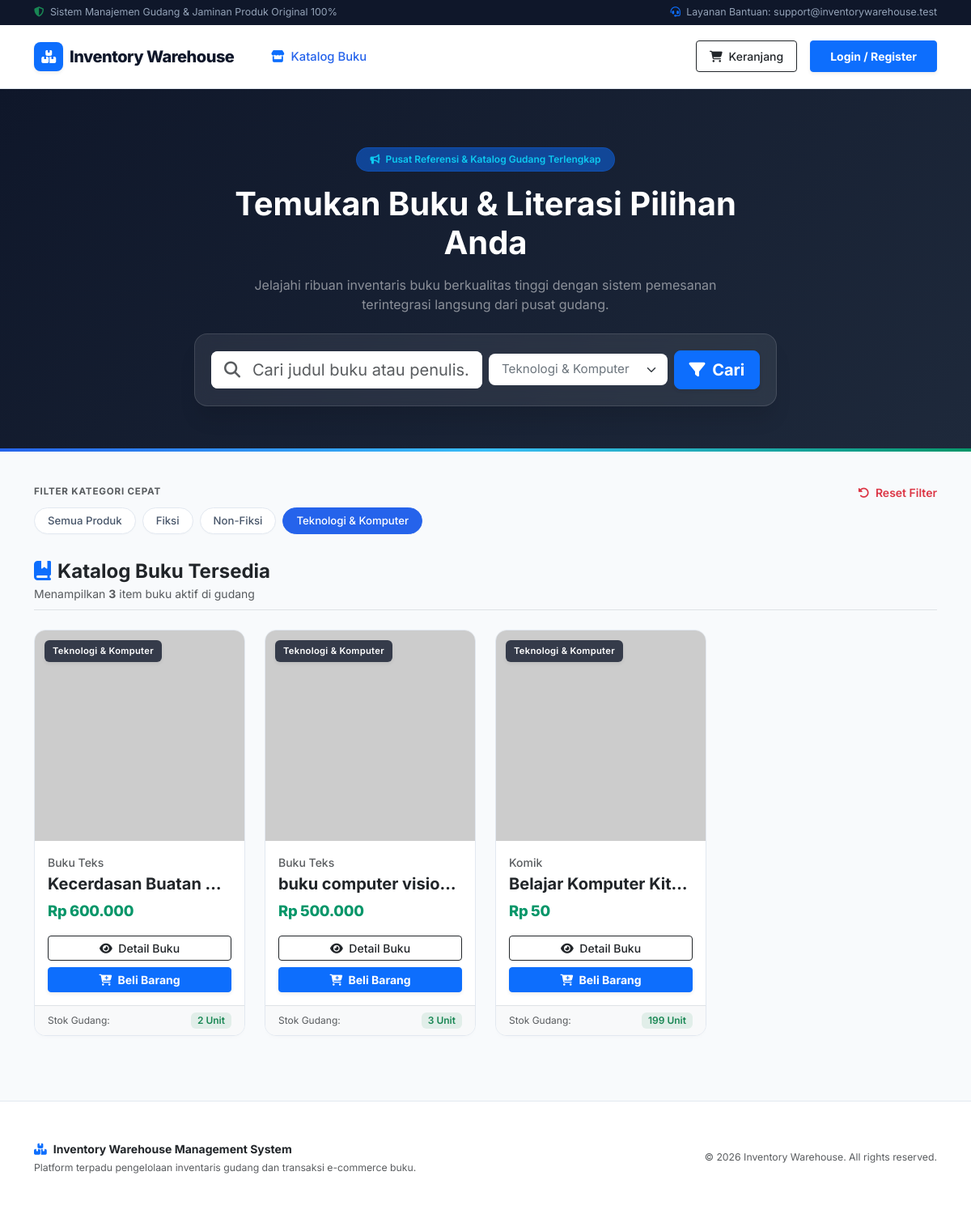
The page /index.php?kategori=3 on the database its author committed.
### tables this page shows
CREATE TABLE `kategori` (
  `id_kategori` int(11) NOT NULL,
  `nama_kategori` varchar(100) NOT NULL
);

CREATE TABLE `buku` (
  `id_buku` int(11) NOT NULL,
  `isbn` varchar(50) DEFAULT NULL,
  `id_kategori` int(11) NOT NULL,
  `id_jenis` int(11) NOT NULL,
  `id_supplier` int(11) NOT NULL,
  `judul_buku` varchar(200) NOT NULL,
  `harga_beli` decimal(12,2) NOT NULL,
  `harga_jual` decimal(12,2) NOT NULL,
  `stok` int(11) NOT NULL DEFAULT 0,
  `gambar` varchar(255) NOT NULL,
  `deskripsi` text DEFAULT NULL
);

CREATE TABLE `jenis_buku` (
  `id_jenis` int(11) NOT NULL,
  `nama_jenis` varchar(100) NOT NULL
);

### index.php (the view, shortened to what this page needs)
<?php
$search         = isset($_GET['search']) ? mysqli_real_escape_string($conn, $_GET['search']) : '';
$kategori_filter = isset($_GET['kategori']) ? $_GET['kategori'] : '';
$query_sql = "SELECT buku.*, kategori.nama_kategori, jenis_buku.nama_jenis
              FROM buku
              JOIN kategori ON buku.id_kategori = kategori.id_kategori
              JOIN jenis_buku ON buku.id_jenis = jenis_buku.id_jenis WHERE 1=1";
if (!empty($kategori_filter)) {
    $query_sql .= " AND buku.id_kategori = '$kategori_filter'";
}
$query_sql .= " ORDER BY buku.id_buku DESC";
$result_buku   = mysqli_query($conn, $query_sql);
$kategori_res  = mysqli_query($conn, "SELECT * FROM kategori");
$total_produk  = mysqli_num_rows($result_buku);
?>
<!DOCTYPE html>
<html lang="id">
<head>
    <link href="https://cdn.jsdelivr.net/npm/bootstrap@5.3.0/dist/css/bootstrap.min.css" rel="stylesheet">
    <link rel="stylesheet" href="https://cdnjs.cloudflare.com/ajax/libs/font-awesome/6.4.0/css/all.min.css">
</head>
<body>
<div class="top-announcement-bar d-none d-md-block">
    <div class="container d-flex justify-content-between align-items-center">
        <div>
            <i class="fa-solid fa-shield-halved text-success me-1"></i> Sistem Manajemen Gudang & Jaminan Produk Original 100%
        </div>
        <div class="d-flex align-items-center gap-3">
            <span><i class="fa-solid fa-headset me-1 text-primary"></i> Layanan Bantuan: support@inventorywarehouse.test</span>
        </div>
    </div>
</div>
<nav class="navbar navbar-expand-lg navbar-custom sticky-top py-3">
  <div class="container">
    <a class="navbar-brand d-flex align-items-center fs-5" href="index.php">
        <div class="bg-primary text-white rounded-3 p-2 d-flex align-items-center justify-content-center me-2 shadow-sm" style="width: 36px; height: 36px;">
            <i class="fa-solid fa-boxes-stacked fs-6"></i>
        </div>
        <span>Inventory Warehouse</span>
    </a>
    <div class="collapse navbar-collapse" id="navbarNav">
      <ul class="navbar-nav me-auto ms-lg-3">
        <li class="nav-item"><a class="nav-link active" href="index.php"><i class="fa-solid fa-store me-1 text-primary"></i> Katalog Buku</a></li>
      </ul>
      <div class="d-flex align-items-center gap-3 mt-3 mt-lg-0">
        <a href="cart.php" class="btn btn-outline-dark position-relative btn-sm px-3 py-2 fw-medium">
            <i class="fa-solid fa-cart-shopping me-1"></i> Keranjang
        </a>
        <?php if (isset($_SESSION['user'])): ?>
            <div class="dropdown">
                <button class="btn btn-light border dropdown-toggle btn-sm px-3 py-2 fw-semibold d-flex align-items-center" type="button" data-bs-toggle="dropdown">
                    <div class="bg-primary text-white rounded-circle d-flex align-items-center justify-content-center me-2" style="width: 24px; height: 24px; font-size: 0.75rem;">
                        <?= strtoupper(substr($_SESSION['user']['nama'], 0, 1)) ?>
                    </div>
                    <span><?= htmlspecialchars($_SESSION['user']['nama']); ?></span>
                </button>
                <ul class="dropdown-menu dropdown-menu-end shadow-lg border-0 mt-2 p-2 rounded-3">
                    <?php if ($_SESSION['user']['role'] == 'admin'): ?>
                        <li><a class="dropdown-item rounded-2 fw-bold text-primary py-2 mb-1" href="admin/index.php"><i class="fa-solid fa-gauge me-2"></i>Dashboard Admin</a></li>
                        <li><hr class="dropdown-divider my-1"></li>
                    <?php endif; ?>
                    <li><a class="dropdown-item rounded-2 text-danger py-2 fw-medium" href="auth/logout.php"><i class="fa-solid fa-right-from-bracket me-2"></i>Logout</a></li>
                </ul>
            </div>
        <?php else: ?>
            <a href="auth/login.php" class="btn btn-primary btn-sm px-4 py-2 fw-bold shadow-sm">Login / Register</a>
        <?php endif; ?>
      </div>
    </div>
  </div>
</nav>
<div class="hero-section">
    <div class="container px-4">
        <div class="row align-items-center">
            <div class="col-lg-8 mx-auto text-center">
                <span class="badge bg-primary bg-opacity-50 text-info mb-3 px-3 py-2 rounded-pill fw-semibold border border-primary border-opacity-25">
                    <i class="fa-solid fa-bullhorn me-1"></i> Pusat Referensi & Katalog Gudang Terlengkap
                </span>
                <h1 class="fw-bold display-6 mb-3 tracking-tight">Temukan Buku & Literasi Pilihan Anda</h1>
                <p class="text-white-50 mb-4 fs-6 mx-auto" style="max-width: 600px;">
                    Jelajahi ribuan inventaris buku berkualitas tinggi dengan sistem pemesanan terintegrasi langsung dari pusat gudang.
                </p>
                <div class="search-card">
                    <form action="index.php" method="GET" class="row g-2 align-items-center">
                        <div class="col-lg-6 col-md-5">
                            <div class="input-group input-group-lg bg-white rounded-3 overflow-hidden border-0">
                                <span class="input-group-text bg-white border-0 text-muted ps-3"><i class="fa-solid fa-magnifying-glass"></i></span>
                                <input type="text" name="search" class="form-control border-0 shadow-none ps-0" placeholder="Cari judul buku atau penulis..." value="<?= htmlspecialchars($search) ?>">
                            </div>
                        </div>
                        <div class="col-lg-4 col-md-4">
                            <select name="kategori" class="form-select form-select-lg bg-white border-0 shadow-none rounded-3 text-secondary" style="font-size: 0.95rem;">
                                <?php
                                mysqli_data_seek($kategori_res, 0);
                                while ($kat = mysqli_fetch_assoc($kategori_res)):
                                ?>
                                    <option value="<?= $kat['id_kategori'] ?>" <?= $kategori_filter == $kat['id_kategori'] ? 'selected' : '' ?>>
                                        <?= htmlspecialchars($kat['nama_kategori']) ?>
                                    </option>
                                <?php endwhile; ?>
                            </select>
                        </div>
                        <div class="col-lg-2 col-md-3">
                            <button type="submit" class="btn btn-primary btn-lg w-100 fw-bold shadow-sm rounded-3 py-2">
                                <i class="fa-solid fa-filter me-1"></i> Cari
                            </button>
                        </div>
                    </form>
                </div>
            </div>
        </div>
    </div>
</div>
<div class="container mb-5">
    <div class="mb-4">
        <div class="d-flex align-items-center justify-content-between mb-2">
            <span class="text-uppercase text-muted fw-bold" style="font-size: 0.725rem; letter-spacing: 0.8px;">Filter Kategori Cepat</span>
            <?php if(!empty($kategori_filter) || !empty($search)): ?>
                <a href="index.php" class="text-danger text-decoration-none small fw-semibold"><i class="fa-solid fa-rotate-left me-1"></i> Reset Filter</a>
            <?php endif; ?>
        </div>
        <div class="category-chips-container">
            <a href="index.php" class="chip-filter <?= empty($kategori_filter) ? 'active' : '' ?>">Semua Produk</a>
            <?php
            mysqli_data_seek($kategori_res, 0);
            while ($kat_chip = mysqli_fetch_assoc($kategori_res)):
            ?>
                <a href="index.php?kategori=<?= $kat_chip['id_kategori'] ?><?= !empty($search) ? '&search='.urlencode($search) : '' ?>"
                   class="chip-filter <?= $kategori_filter == $kat_chip['id_kategori'] ? 'active' : '' ?>">
                    <?= htmlspecialchars($kat_chip['nama_kategori']) ?>
                </a>
            <?php endwhile; ?>
        </div>
    </div>
    <div class="d-flex justify-content-between align-items-center mb-4 pb-2 border-bottom">
        <div>
            <h4 class="fw-bold text-dark m-0"><i class="fa-solid fa-book-bookmark text-primary me-2"></i>Katalog Buku Tersedia</h4>
            <span class="text-muted small">Menampilkan <strong><?= $total_produk ?></strong> item buku aktif di gudang</span>
        </div>
    </div>
    <div class="row row-cols-1 row-cols-sm-2 row-cols-md-3 row-cols-lg-4 g-4">
        <?php if ($total_produk > 0): ?>
            <?php while ($buku = mysqli_fetch_assoc($result_buku)): ?>
                <?php
                    $nama_gambar = $buku['gambar'] ?? '';
                    if (!empty($nama_gambar) && file_exists("uploads/" . $nama_gambar)) {
                        $src_gambar = "uploads/" . $nama_gambar;
                    } else {
                        $src_gambar = "https://placehold.co/300x400/e2e8f0/1e293b?text=No+Cover";
                    }
                ?>
                <div class="col">
                    <div class="card card-product h-100 d-flex flex-column">
                        <div class="card-img-wrapper">
                            <span class="badge-category-float shadow-sm"><?= htmlspecialchars($buku['nama_kategori']) ?></span>
                            <img src="<?= $src_gambar ?>"
                                 onerror="this.onerror=null; this.src='https://placehold.co/300x400/e2e8f0/1e293b?text=No+Cover';"
                                 class="card-img-top"
                                 alt="<?= htmlspecialchars($buku['judul_buku']) ?>">
                        </div>
                        <div class="card-body d-flex flex-column p-3">
                            <div class="text-muted small fw-medium mb-1 text-truncate"><?= htmlspecialchars($buku['nama_jenis']) ?></div>
                            <h5 class="card-title text-truncate fw-bold text-dark mb-2" title="<?= htmlspecialchars($buku['judul_buku']) ?>">
                                <?= htmlspecialchars($buku['judul_buku']) ?>
                            </h5>
                            <div class="mb-3">
                                <span class="price-tag">Rp <?= number_format($buku['harga_jual'], 0, ',', '.') ?></span>
                            </div>
                            <div class="mt-auto d-grid gap-2">
                                <a href="detail_buku.php?id=<?= $buku['id_buku'] ?>" class="btn btn-outline-dark btn-sm fw-medium py-1.5">
                                    <i class="fa-solid fa-eye me-1"></i> Detail Buku
                                </a>
                                <a href="cart.php?action=add&id=<?= $buku['id_buku'] ?>" class="btn btn-primary btn-sm fw-bold shadow-sm py-1.5">
                                    <i class="fa-solid fa-cart-plus me-1"></i> Beli Barang
                                </a>
                            </div>
                        </div>
                        <div class="card-footer bg-light border-top border-0 py-2 px-3 d-flex justify-content-between align-items-center">
                            <span class="text-muted" style="font-size: 0.75rem;">Stok Gudang:</span>
                            <span class="badge <?= $buku['stok'] > 0 ? 'bg-success bg-opacity-10 text-success' : 'bg-danger bg-opacity-10 text-danger' ?> fw-semibold px-2 py-1">
                                <?= $buku['stok'] > 0 ? $buku['stok'] . ' Unit' : 'Habis' ?>
                            </span>
                        </div>
                    </div>
                </div>
            <?php endwhile; ?>
        <?php endif; ?>
    </div>
</div>
<footer>
    <div class="container text-center">
        <div class="row gy-3 align-items-center">
            <div class="col-md-6 text-md-start">
                <span class="fw-bold text-dark"><i class="fa-solid fa-boxes-stacked text-primary me-2"></i>Inventory Warehouse Management System</span>
                <p class="small text-muted mb-0 mt-1">Platform terpadu pengelolaan inventaris gudang dan transaksi e-commerce buku.</p>
            </div>
            <div class="col-md-6 text-md-end text-muted small">
                <p class="mb-0">&copy; <?= date('Y') ?> Inventory Warehouse. All rights reserved.</p>
            </div>
        </div>
    </div>
</footer>
</body>
</html>

### index.php (style rules this page uses)
:root { --font-family: 'Inter', system-ui, -apple-system, sans-serif; --bg-body: #f8fafc; --primary-dark: #0f172a; --accent-blue: #2563eb; --accent-emerald: #059669; --border-color: #e2e8f0; }
body { font-family: var(--font-family); background-color: var(--bg-body); color: #334155; margin: 0; padding: 0; }
.top-announcement-bar { background-color: var(--primary-dark); color: #94a3b8; font-size: 0.775rem; padding: 6px 0; }
.navbar-custom { background-color: #ffffff; border-bottom: 1px solid var(--border-color); box-shadow: 0 1px 2px 0 rgba(0, 0, 0, 0.03); }
.navbar-brand { color: var(--primary-dark) !important; font-weight: 800; letter-spacing: -0.5px; }
.navbar-nav .nav-link { color: #475569 !important; font-weight: 500; font-size: 0.925rem; padding: 0.5rem 0.85rem !important; transition: color 0.15s ease-in-out; }
.navbar-nav .nav-link:hover, .navbar-nav .nav-link.active { color: var(--accent-blue) !important; }
.hero-section { background: linear-gradient(135deg, #0f172a 0%, #1e293b 100%); color: #ffffff; padding: 4.5rem 0 3.5rem 0; margin-bottom: 2.5rem; position: relative; overflow: hidden; }
.hero-section::after { content: ''; position: absolute; bottom: 0; left: 0; right: 0; height: 4px; background: linear-gradient(90deg, #2563eb, #38bdf8, #059669); }
.search-card { background: rgba(255, 255, 255, 0.08); backdrop-filter: blur(10px); border: 1px solid rgba(255, 255, 255, 0.12); border-radius: 16px; padding: 1.25rem; box-shadow: 0 20px 25px -5px rgba(0, 0, 0, 0.1); }
.category-chips-container { display: flex; gap: 8px; overflow-x: auto; padding-bottom: 8px; scrollbar-width: thin; }
.chip-filter { background-color: #ffffff; border: 1px solid var(--border-color); color: #475569; font-size: 0.825rem; font-weight: 500; padding: 6px 16px; border-radius: 50rem; text-decoration: none; white-space: nowrap; transition: all 0.2s; box-shadow: 0 1px 2px rgba(0,0,0,0.02); }
.chip-filter:hover, .chip-filter.active { background-color: var(--accent-blue); border-color: var(--accent-blue); color: #ffffff; }
.card-product { border: 1px solid var(--border-color); border-radius: 14px; background-color: #ffffff; transition: all 0.25s ease; box-shadow: 0 4px 6px -1px rgba(0, 0, 0, 0.01), 0 2px 4px -1px rgba(0, 0, 0, 0.01); overflow: hidden; }
.card-img-wrapper { position: relative; background-color: #f1f5f9; height: 260px; overflow: hidden; }
.card-img-top { width: 100%; height: 100%; object-fit: cover; transition: transform 0.4s cubic-bezier(0.16, 1, 0.3, 1); }
.badge-category-float { position: absolute; top: 12px; left: 12px; background: rgba(15, 23, 42, 0.8); backdrop-filter: blur(6px); color: #ffffff; font-size: 0.7rem; font-weight: 600; padding: 5px 10px; border-radius: 6px; letter-spacing: 0.3px; }
.price-tag { color: var(--accent-emerald); font-weight: 800; font-size: 1.15rem; letter-spacing: -0.3px; }
footer { background-color: #ffffff; border-top: 1px solid var(--border-color); color: #64748b; padding: 3rem 0; margin-top: 5rem; font-size: 0.875rem; }

### rows shown on the page
kategori: nama_kategori "Fiksi"
kategori: nama_kategori "Non-Fiksi"
kategori: nama_kategori "Teknologi & Komputer"
buku: id_kategori.nama_kategori "Teknologi & Komputer", id_jenis.nama_jenis "Buku Teks", judul_buku "Kecerdasan Buatan…", harga_jual "600.000", stok "2"
buku: id_kategori.nama_kategori "Teknologi & Komputer", id_jenis.nama_jenis "Buku Teks", judul_buku "buku computer visio…", harga_jual "500.000", stok "3"
buku: id_kategori.nama_kategori "Teknologi & Komputer", id_jenis.nama_jenis "Komik", judul_buku "Belajar Komputer Kit…", harga_jual "50", stok "199"

### other values the page prints
$total_produk "3"
form field kategori "Teknologi & Komputer"
